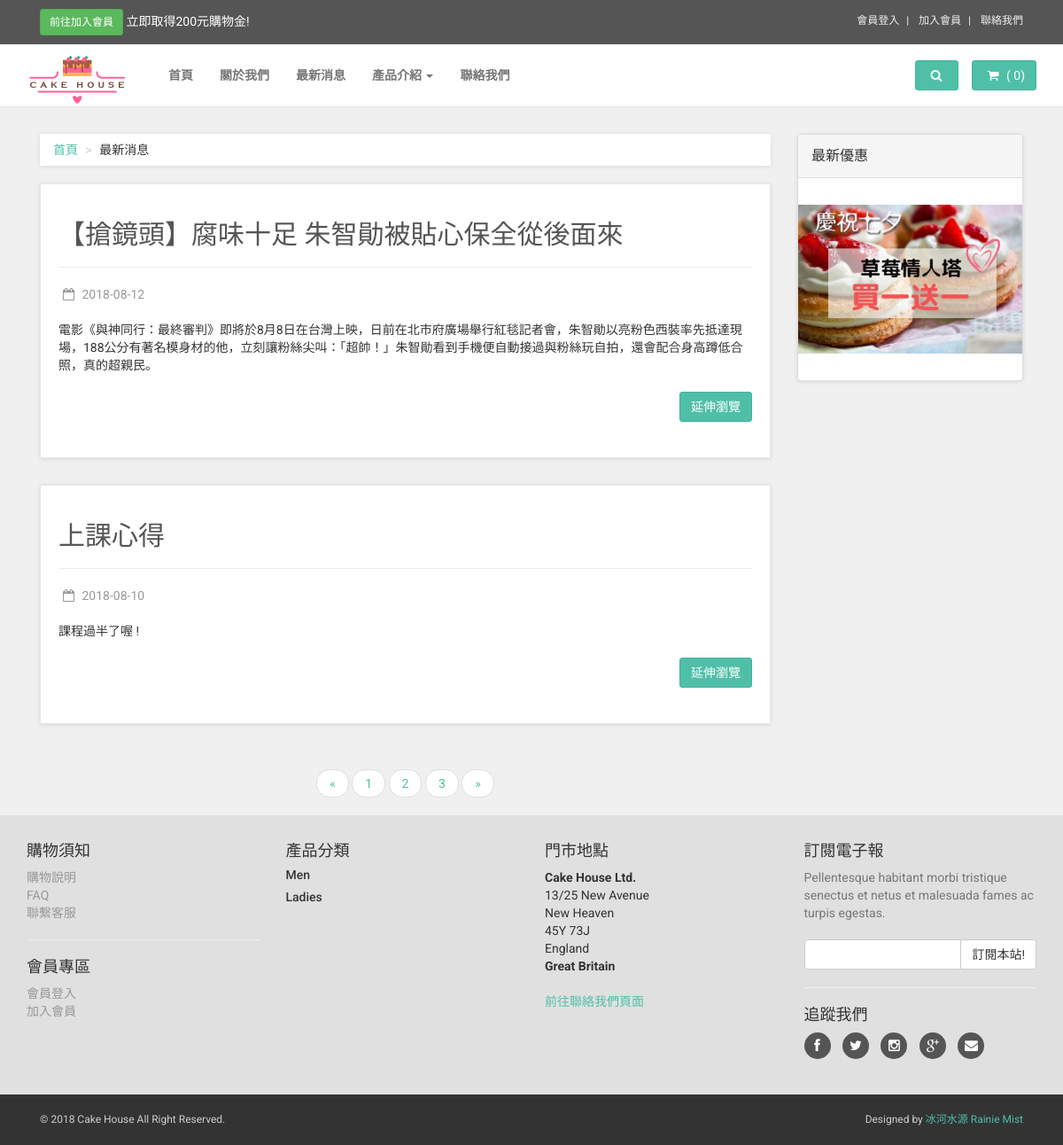
Before: /frontend/news_list.php?page=2 with the older database file.
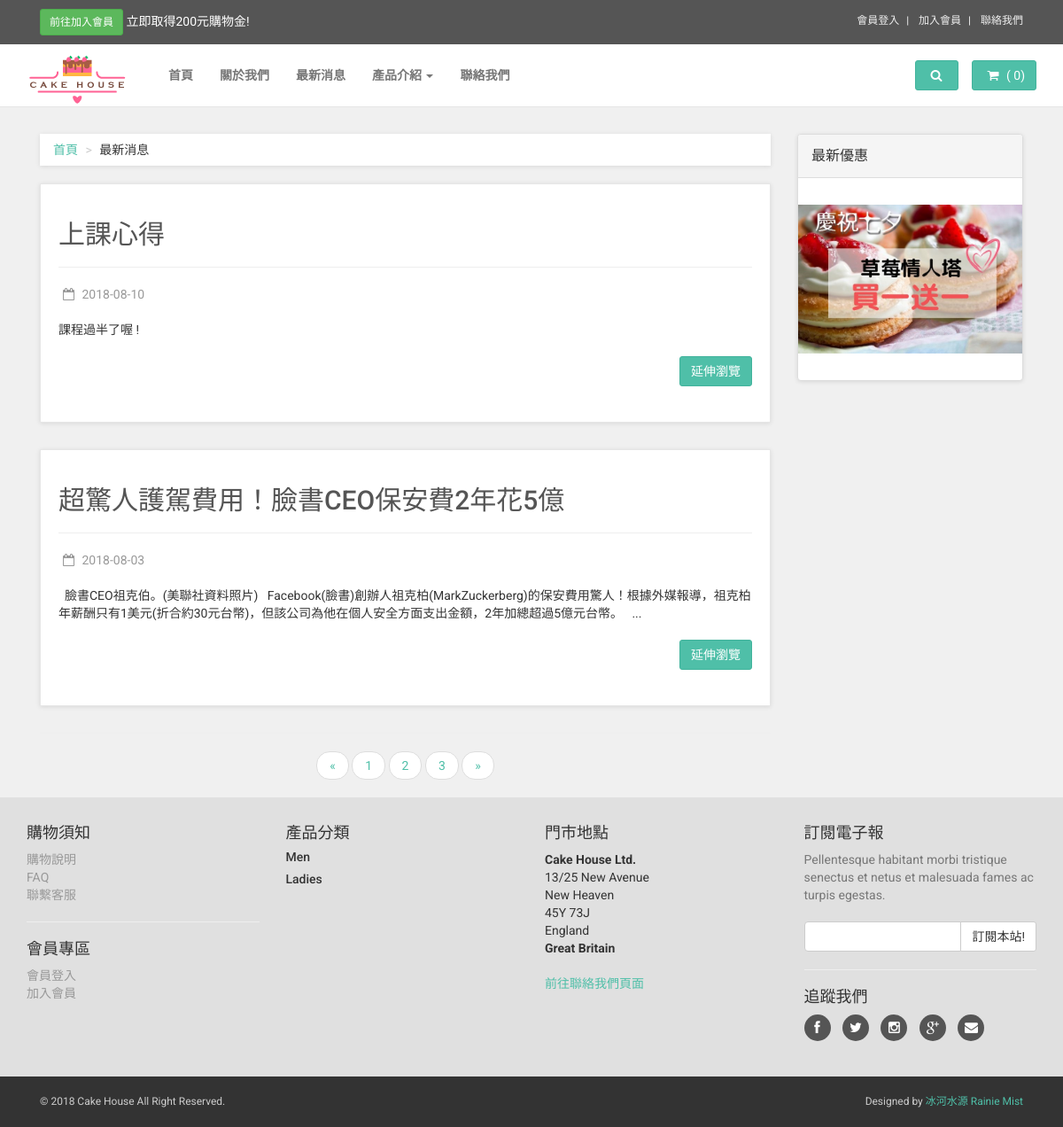
After: the same page with the newer database file.
### tables this page shows
CREATE TABLE `news` (
  `news_id` int(11) NOT NULL,
  `published_date` varchar(255) NOT NULL,
  `title` varchar(255) NOT NULL,
  `content` text NOT NULL,
  `created_at` varchar(255) DEFAULT NULL,
  `updated_at` varchar(255) DEFAULT NULL,
  `author` varchar(255) NOT NULL
);

### frontend/news_list.php (the view, shortened to what this page needs)
<?php
require_once ('../connection/connection.php');
$limit = 2;
if (isset($_GET["page"])) {
  $page  = $_GET["page"];
} else {
  $page=1;
};
$start_from = ($page-1) * $limit;
$query = $db->query("SELECT * FROM news ORDER BY published_date DESC LIMIT ".$start_from.",".$limit);
$data = $query->fetchAll(PDO::FETCH_ASSOC);
$total_rows = count($data);
?>
<!DOCTYPE html>
<html lang="en">
<head>
    <?php require_once('template/head_files.php'); ?>
</head>
<body>
<?php require_once('template/navbar.php'); ?>
    <div id="all">
        <div id="content">
            <div class="container">
                <div class="col-sm-9" id="blog-listing">
                    <ul class="breadcrumb">
                        <li><a href="#">首頁</a>
                        </li>
                        <li>最新消息</li>
                    </ul>
                    <?php foreach ($data as $news){?>
                    <div class="post">
                        <h2>
                            <a href="news.php?id=<?php echo $news['news_id'];?>" >
                        <?php echo $news['title']; ?> </a>
                    </h2>
                        <hr>
                        <p class="date-comments">
                            <a href="post.html"><i class="fa fa-calendar-o"></i> <?php echo $news['published_date']; ?></a>
                        </p>
                        <p class="intro"> <?php echo mb_strimwidth (strip_tags($news['content']),0,250,"..."); ?></p>
                        <p class="read-more"><a href="news.php?id=<?php echo $news['news_id'];?>" class="btn btn-primary">延伸瀏覽</a>
                        </p>
                    </div>
                    <?php } ?>
                     <?php  if($total_rows > 0){
                        $sth = $db->query("SELECT * FROM news ORDER BY published_date DESC ");
                        $data_count = count($sth ->fetchAll(PDO::FETCH_ASSOC));
                        $total_pages = ceil($data_count / $limit);
                    ?>
                    <ul class="pager">
                        <li class="page-item">
                        <?php   if($page > 1){ ?>
                        <a class="page-link" href="news_list.php?page=<?php echo $page-1; ?>">
                            <span>«</span>
                        </a>
                        <?php }else{ ?>
                        <span class="page-link">«</span>
                        <?php } ?>
                        </li>
                        <?php for($i=1; $i <= $total_pages; $i++){ ?>
                        <li class="page-item">
                        <a class="page-link" href="news_list.php?page=<?php echo $i; ?>"><?php echo $i; ?></a>
                        </li>
                        <?php } ?>
                        <li class="page-item">
                        <?php   if($page < $total_pages){ ?>
                        <a class="page-link" href="news_list.php?page=<?php echo $page+1; ?>">
                            <span>»</span>
                        </a>
                        <?php }else{ ?>
                            <span class="page-link">»</span>
                        <?php } ?>
                        </li>
                    </ul>
                        <?php } ?>
                </div>
                <div class="col-md-3">
                    <div class="panel panel-default sidebar-menu">
                        <div class="panel-heading">
                            <h3 class="panel-title">最新優惠</h3>
                        </div>
                        <div class="panel-body">
                    </div>
                    <div class="banner">
                        <a href="#">
                            <img src="../images/ad-banner.jpg" alt="" class="img-responsive">
                        </a>
                    </div>
                        </div>
            </div>
        </div>
        <?php require_once('template/footer.php'); ?>
</body>
</html>

Changed rows visible on the page:
no longer on this page (row edited): news: title "【搶鏡頭】腐味十足 朱智勛被貼心保全從後面來", published_date "2018-08-12", content "電影《與神同行：最終審判》即將於8月8日在台灣上映，日前在北市府廣場舉行紅毯記者會，朱智勛以亮粉色西裝率先抵達現場，188公分有著名模身材的他，立刻讓粉絲尖叫：「超帥！」朱智勛看到手機便自動接過與粉絲玩自拍，還會配合身高蹲低合照，真的超親民。"
now on this page (row edited): news: title "超驚人護駕費用！臉書CEO保安費2年花5億", published_date "2018-08-03", content "臉書CEO祖克伯。(美聯社資料照片) Facebook(臉書)創辦人祖克柏(MarkZuckerberg)的保安費用驚人！根據外媒報導，祖克柏年薪酬只有1美元(折合約30元台幣)，但該公司為他在個人安全方面支出金額，2年加總超過5億元台幣。 ..."
